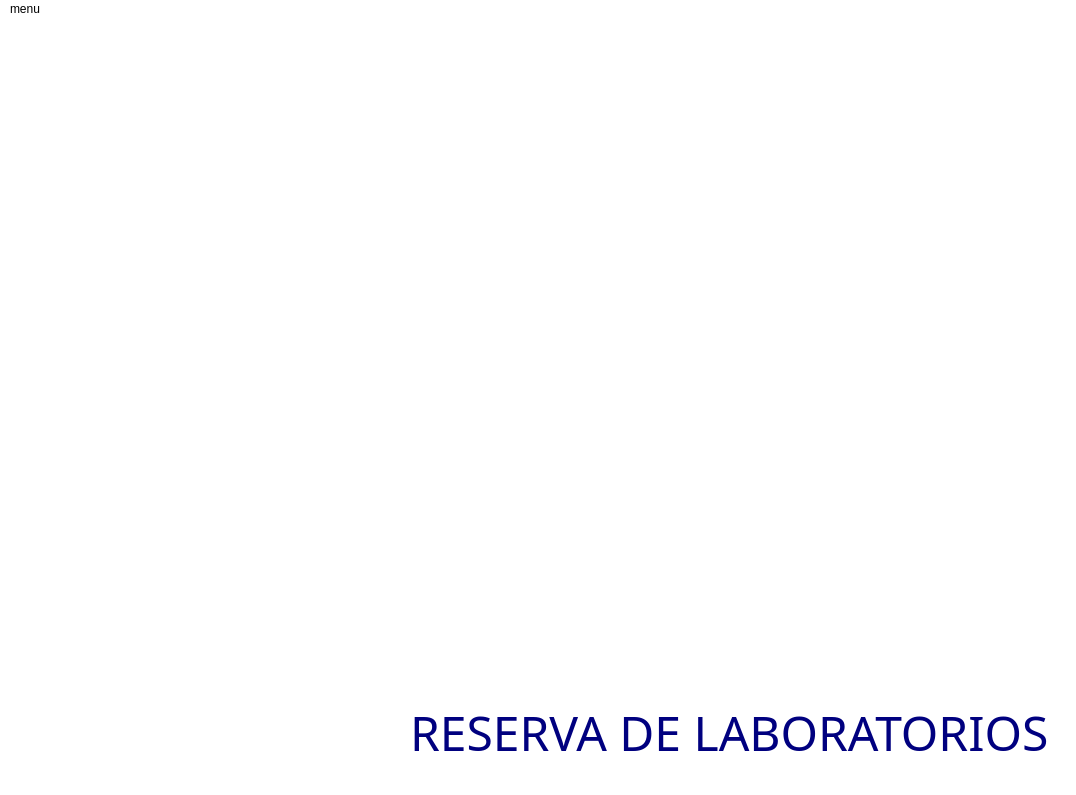
<?xml version="1.0" encoding="UTF-8"?>
<ui version="4.0">
 <class>MainWindow</class>
 <widget class="QMainWindow" name="MainWindow">
  <property name="geometry">
   <rect>
    <x>0</x>
    <y>0</y>
    <width>1076</width>
    <height>795</height>
   </rect>
  </property>
  <property name="windowTitle">
   <string>MainWindow</string>
  </property>
  <property name="styleSheet">
   <string notr="true">background-color: white;
</string>
  </property>
  <widget class="QWidget" name="centralwidget">
   <widget class="QLabel" name="lblFondo">
    <property name="geometry">
     <rect>
      <x>0</x>
      <y>0</y>
      <width>1080</width>
      <height>681</height>
     </rect>
    </property>
    <property name="text">
     <string/>
    </property>
    <property name="pixmap">
     <pixmap>../imagenes/balzay.jpg</pixmap>
    </property>
   </widget>
   <widget class="QLabel" name="lblTitulo">
    <property name="geometry">
     <rect>
      <x>410</x>
      <y>680</y>
      <width>651</width>
      <height>61</height>
     </rect>
    </property>
    <property name="font">
     <font>
      <family>Tw Cen MT Condensed Extra Bold</family>
      <pointsize>36</pointsize>
      <weight>50</weight>
      <bold>false</bold>
     </font>
    </property>
    <property name="text">
     <string>&lt;html&gt;&lt;head/&gt;&lt;body&gt;&lt;p&gt;&lt;span style=&quot; color:#00007f;&quot;&gt;RESERVA DE LABORATORIOS&lt;/span&gt;&lt;/p&gt;&lt;/body&gt;&lt;/html&gt;</string>
    </property>
   </widget>
  </widget>
  <widget class="QMenuBar" name="menubar">
   <property name="geometry">
    <rect>
     <x>0</x>
     <y>0</y>
     <width>1076</width>
     <height>26</height>
    </rect>
   </property>
   <widget class="QMenu" name="menumenu">
    <property name="title">
     <string>menu</string>
    </property>
    <property name="icon">
     <iconset>
      <normaloff>../imagenes/menu.png</normaloff>../imagenes/menu.png</iconset>
    </property>
    <widget class="QMenu" name="menuAdministrador">
     <property name="title">
      <string>Administrador</string>
     </property>
     <addaction name="actionUsuarios"/>
     <addaction name="actionLaboratorios"/>
     <addaction name="actionReportes"/>
    </widget>
    <addaction name="menuAdministrador"/>
    <addaction name="actionReservervar"/>
    <addaction name="actionAcerca_de"/>
    <addaction name="separator"/>
    <addaction name="actionSalir"/>
   </widget>
   <addaction name="menumenu"/>
  </widget>
  <widget class="QStatusBar" name="statusbar"/>
  <action name="actionReservervar">
   <property name="text">
    <string>Reservar</string>
   </property>
  </action>
  <action name="actionAcerca_de">
   <property name="text">
    <string>Acerca de</string>
   </property>
  </action>
  <action name="actionUsuarios">
   <property name="text">
    <string>Usuarios</string>
   </property>
  </action>
  <action name="actionLaboratorios">
   <property name="text">
    <string>Laboratorios</string>
   </property>
  </action>
  <action name="actionSolicitudes">
   <property name="text">
    <string>Solicitudes</string>
   </property>
  </action>
  <action name="actionReportes">
   <property name="text">
    <string>Reportes</string>
   </property>
  </action>
  <action name="actionSalir">
   <property name="text">
    <string>Salir</string>
   </property>
  </action>
 </widget>
 <resources/>
 <connections/>
</ui>
